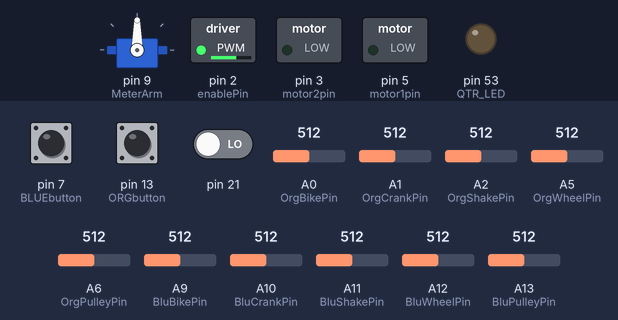
Recording of a sketch running on a simulated Arduino Mega 2560, built with avr-gcc and run on an emulated ATmega2560. Shown: servo, switched loads named in the sketch (green lamp = pin HIGH), output pins drawn as LEDs (lit = HIGH). Dashed ring = blinking. The test bench sets the inputs (shaded band); at power-on: pin 7 (BLUEbutton) HIGH, pin 13 (ORGbutton) HIGH, pin 21 LOW, A0 (OrgBikePin) = 512, A1 (OrgCrankPin) = 512, A2 (OrgShakePin) = 512, A5 (OrgWheelPin) = 512, A6 (OrgPulleyPin) = 512, A9 (BluBikePin) = 512, A10 (BluCrankPin) = 512, A11 (BluShakePin) = 512, A12 (BluWheelPin) = 512, A13 (BluPulleyPin) = 512. What the sketch prints to the serial monitor is not drawn.

Above: at 13.7 s.
13.8 s: pin 7 (BLUEbutton) pulled LOW for 0.15 s
At 14.6 s:
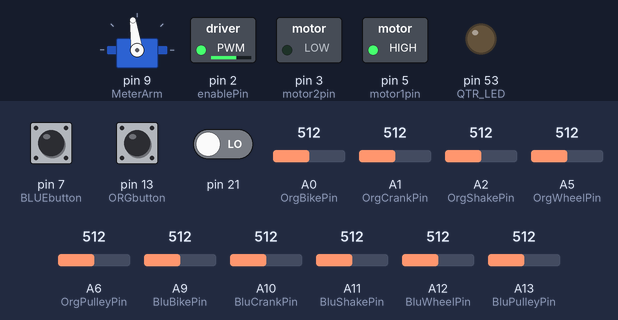
15.4 s: pin 13 (ORGbutton) pulled LOW for 0.15 s
At 15.8 s:
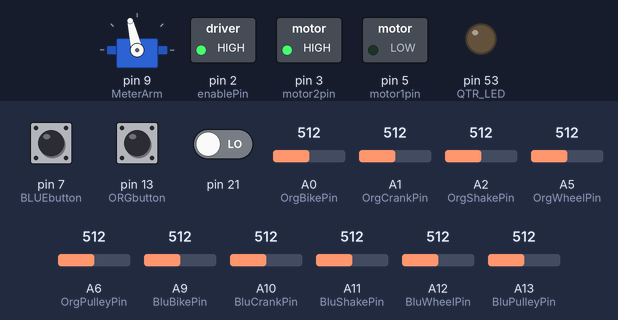
17.0 s: pin 7 (BLUEbutton) pulled LOW for 1 s
At 18.4 s:
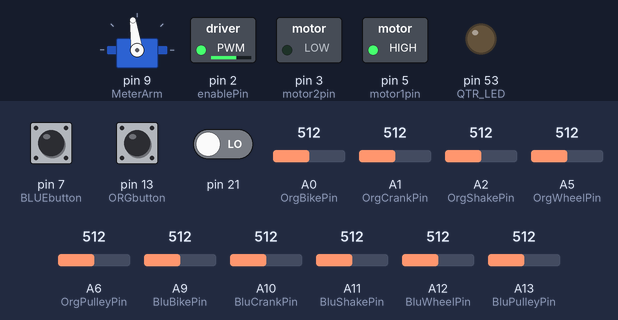
19.5 s: pin 13 (ORGbutton) pulled LOW for 1 s
At 20.1 s:
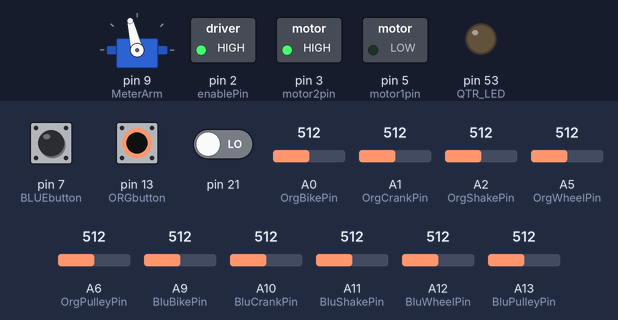
22.0 s: pin 7 (BLUEbutton) driven LOW and pin 13 (ORGbutton) driven LOW
At 22.8 s:
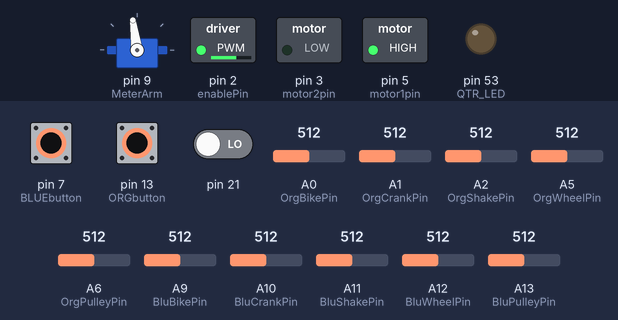
25.0 s: pin 13 (ORGbutton) pulsed HIGH 2 times (0.12 s each, 0.3 s apart)
Timing chart, 0 to 29.6 s (numbered marks = the images above; inputs shaded):
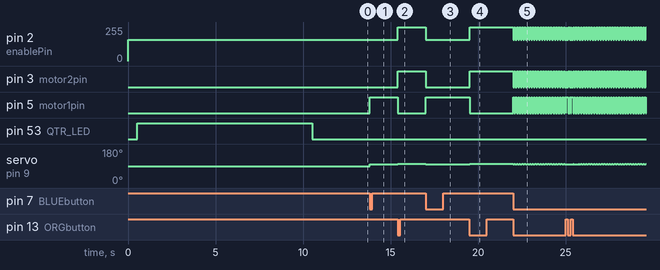

The sketch:

OhmWrestling10_8_2_S.ino
```cpp
//SET SERVO STUFF//
#include <Servo.h>
Servo MeterArm;

/*
   QTR Sensors library
   Download from https://github.com/pololu/qtr-sensors-arduino
   Maybe we can do without the library, just as a single analog input
   but with this we get simple calibration, and other nice features
*/
#include <QTRSensors.h>

//SET ANALOG PINS////

///ORANGE DEVICES
const float OrgBikePin = A0;
const float OrgCrankPin = A1;
const float OrgShakePin = A2;
const float OrgWheelPin = A5;
const float OrgPulleyPin = A6;
//orange device floats

///BLUE DEVICES////
const float BluBikePin = A9;
const float BluCrankPin = A10;
const float BluShakePin = A11;
const float BluWheelPin = A12;
const float BluPulleyPin = A13;

////Blue and Orange Device float to hold math function//
float GrandTotalDevices;
float BlueTotal;
float OrangeTotal;
float CheckDeviceTime = 2000;

////Timer for compiling math on devices
int DeviceMathTimer= 2000;

///ARMS MECH-MOTOR CONTROL PINS///
///HBRIDGE PINS
const int motor1pin = 5;  //HBridge leg 1 (pin 4, 1A);
const int motor2pin = 3;  // HBridge leg 2 (pin 3, 2A);
const int enablePin = 2;  // HBridge enable pin
int HoldingPWM = 160;  //the int which stores what PWM holds the motor arms still
int movePWM = 255; //the int which is the PWM for movement
///DELAY INT FOR TIME OF MOTOR MOVEMENT
///THIS IS THE INT THAT COMES FROM THE CALIBRATION SKETCH
int DegreeAngleTime;


//SET THE CALIBRATION BUTTONS///
const int BLUEbutton= 7;
const int ORGbutton= 13;

// Set the IR variables defined here
#define NUM_SENSORS             1  // number of sensors used
#define NUM_SAMPLES_PER_SENSOR  4  // average 4 analog samples per sensor reading
#define EMITTER_PIN             QTR_NO_EMITTER_PIN  // emitter is controlled by digital pin 2

// Initizlize QTR Sensor and set the analog pin that the sensor will be connected to
QTRSensorsAnalog qtra((unsigned char[]) {15},NUM_SENSORS, NUM_SAMPLES_PER_SENSOR, EMITTER_PIN);

unsigned int sensorValues[NUM_SENSORS];
const int QTR_LED = 53; // Connect an LED to have calibration feedback

unsigned int IR[NUM_SENSORS];

int IRthreshold = 300;  // Threshold for IR
boolean black = false;  // Set the true function for the boolean IR
int center= 0;          // Holds the boolean int

// BUTTON DEBOUNCING INTS
long time = 0;         // the last time the output pin was toggled
long debounce = 200;    // the debounce time, increase if the output flickers
int BLUEbuttonState =LOW;//the current state of button
int BLUEreading;
int BLUEprevious = HIGH; //the previous reading of button
int ORGbuttonState =LOW;//the current state of button
int ORGreading;
int ORGprevious = HIGH; //the previous reading of button

////SET THE TIMER FOR CALIBRATION MODE//
//int pressStart;
//int counter=0;
//unsigned long currentMillis;
//long waitTime = 1000;

void setup () {

  ///set the servo meter arm
  MeterArm.attach (9);
  ///Set the calibration button pins
  pinMode(BLUEbutton, INPUT);      // set the switch pin to be an input
  pinMode(ORGbutton, INPUT);      // set the switch pin to be an input

  ///SET THE MOTOR PINS///

  pinMode (motor1pin, OUTPUT);
  pinMode (motor2pin, OUTPUT);
  pinMode (enablePin, OUTPUT);
  ///sets the motor to begin at a holding position/stopped
  analogWrite(enablePin, HoldingPWM);

  ///SET THE CALIBRATION BUTTON PINS///
  pinMode (BLUEbutton, INPUT);
  //call the internal resistor from Ard.
  digitalWrite(BLUEbutton, HIGH);
  pinMode (ORGbutton, INPUT);
  //call the internal resistor from Ard.
  digitalWrite(ORGbutton, HIGH);

  Serial.begin(9600);

  initQTRASensor();

  /*
  HW Interrupts on MEGA, are # over Pin, as follows
  0/2    1/3    2/21	3/20	4/19	5/18

  */
  attachInterrupt(2, IRBoolean, CHANGE);
}

void loop(){
  //check that the movement of motor function has or has not passed center threshold
  //IRBoolean();
  //read the devices and do math
  checkdevices();

  ///check the winning calibration buttons
  CalibrationBLUE();
  CalibrationORG();

  //get output from devices here
  GrandTotalDevices= BlueTotal - OrangeTotal;
  ///calculate the ratio of DegreeAngleTime to GrandTotalDevices Here.
  Serial.println(BLUEbuttonState);
  //Serial.println(GrandTotalDevices);

  //if the output of the devices is negative
  if (GrandTotalDevices  < 1 && GrandTotalDevices != 0){
    for ( int x = 0; x < DegreeAngleTime; x ++){
      //record the ir sensor for the amount of time the motor moves
      ///if there is is change black should have registered TRUE
      if (black == true){
        center=1;
      }

      MoveMotorDirOrange();
      ///meter arm angles
      ///this is commented out for testing later
      //this number will be bwtn 90 and 179
      // MeterArm.write (GrandTotalDevices);

      ///turn motor off
      //if no IR Change
      HoldMotorPosOrange();
      //if IR state change - i.e. Black == true
      if (center==1){ // 90center or center?
        HoldMotorPosBlue();
        center=0;
      }

    }
    if(GrandTotalDevices  > 1 && GrandTotalDevices != 0) {
      MoveMotorDirBlue();


      ///meter arm angles
      ///this is commented out for testing later
      ///this number will be between 0 and 90
      // MeterArm.write (GrandTotalDevices);
      delay (DegreeAngleTime);
      ///turn motor offf
      analogWrite(enablePin, HoldingPWM);

    }

  }
}
```

QTRA.ino
```cpp
void initQTRASensor(){
  delay(500);
  pinMode(QTR_LED, OUTPUT);

  Serial.println("Calibration will start and take around 10 seconds");
  Serial.println("Expose sensor to both Black and White surfaces.");
  digitalWrite(QTR_LED, HIGH);    // turn on Arduino's LED to indicate we are in calibration mode

  // make the calibration take about 10 seconds
  // during this time, EXPOSE SENSOR TO BOTH WHITE AND BLACK
  for (int i = 0; i < 400; i++)  {
    // reads all sensors 10 times at 2.5 ms per six sensors (i.e. ~25 ms per call)
    qtra.calibrate();
  }
  digitalWrite(QTR_LED, LOW);     // turn off Arduino's LED to indicate we are through with calibration
  Serial.println("Calibration finished.");
  Serial.println("/////////////////////////////////////////");
  Serial.println("Minimum values.");
  // print the calibration minimum values measured when emitters were on
  for (int i = 0; i < NUM_SENSORS; i++)
  {

    Serial.print(qtra.calibratedMinimumOn[i]);
    Serial.print('\t');
  }
  Serial.println();
  delay(500);

  Serial.println("/////////////////////////////////////////");
  Serial.println("Maximum values.");
  // print the calibration maximum values measured when emitters were on
  for (int i = 0; i < NUM_SENSORS; i++)
  {

    Serial.print(qtra.calibratedMaximumOn[i]);
    Serial.print('\t');
  }
  Serial.println();
  Serial.println();
  delay(1500);

}
```

calibration_buttons.ino
```cpp
void CalibrationBLUE(){


  BLUEreading = digitalRead(BLUEbutton);

  if (BLUEreading == LOW && BLUEprevious == HIGH && millis() - time > debounce) {
    if (BLUEbuttonState == LOW)
      BLUEbuttonState = HIGH;
  }
  else{
    BLUEbuttonState = LOW;
    time = millis();
    Serial.println(BLUEreading);

  }
  if (BLUEreading==0){
    //    delay (1000);
    Serial.println ("BLUE MOTORZ");
    ///initalizes the count from when the button was pressed
    analogWrite(enablePin, movePWM);

    digitalWrite(motor1pin, HIGH);
    digitalWrite(motor2pin, LOW);
    ///return meter to center
    ///****select pwm for this--i.e. the speed that the arm increases to center
    analogWrite(enablePin, HoldingPWM);

    //    if (IR == xxx){
    //      ///stop motor
    //   analogWrite(enablePin, 160);
    //    }

    ///set servo to center
    //center IS 98 if blue wins
    MeterArm.write (98);
  }


}

void CalibrationORG(){
  ORGreading = digitalRead(ORGbutton);

  if (ORGreading == LOW && ORGprevious == HIGH && millis() - time > debounce) {
    if (ORGbuttonState == LOW)
      ORGbuttonState = HIGH;
  }
  else{
    ORGbuttonState = LOW;
    time = millis();
    Serial.println(ORGreading);

  }
  if (ORGreading==0){
    //    delay (1000);
    Serial.println ("ORG MOTORZ");
    ///initalizes the count from when the button was pressed
    analogWrite(enablePin, HoldingPWM);
    digitalWrite(motor1pin, LOW);
    digitalWrite(motor2pin, HIGH);

    //    if (IR == xxx){
    //      ///stop motor
    analogWrite(enablePin, movePWM);
    //    }

    ///return meter to center degrees ///
    ///caveat- center IS 103 if the win is ORANGE
    MeterArm.write (103);
  }
}
```

check_devices.ino
```cpp
void checkdevices(){
  //SET ANALOGE PIN READ - VALUES DEVICES///
  //READ DEVICE INPUTS///
  ///times the device inputs by the span of the voltage divider
  ///NOTE THE VALUE OF THE VOLTAGE DIVIDER RANGE


  ///DECLARE ALL ORGANGE DEVICES
  float OrgBike = analogRead (OrgBikePin) * 100;
  ///the voltage divider for org. bike is 470Ohm to 4.7Ohm 100
  float OrgCrank = analogRead (OrgCrankPin) * 1;
  ///undefined voltage divider value
  float OrgShake = analogRead (OrgShakePin) * 1;
  ///undefined voltage divider value
  float OrgWheel = analogRead (OrgWheelPin) * 1;
  ///undefined voltage divider value
  float OrgPulley = analogRead (OrgPulleyPin) * 1;
  ///undefined voltage divider value
  ///ADD ALL ANALOG READ FUNCTION
  float OrangeTotal = OrgBike+ OrgCrank + OrgShake + OrgWheel + OrgPulley;


  ////DECLARE ALL BLUE DEVICES////

  float BluBike = analogRead (BluBikePin) *1;
  ///undefined voltage divider value
  float BluCrank = analogRead (BluCrankPin) *1;
  ///undefined voltage divider value
  float BluShake = analogRead (BluShakePin) *1;
  ///undefined voltage divider value
  float BluWheel = analogRead (BluWheelPin) *1;
  ///undefined voltage divider value
  float BluPulley = analogRead (BluPulleyPin) *1;
  ///undefined voltage divider value
  float  BlueTotal = BluBike+ BluCrank + BluShake + BluWheel + BluPulley;
}
```

motorFunctions.ino
```cpp
/*

 motor functions here

 This funbciotn goes inside for loop

 blueWinning(){
 if (has IR been switched){
 motor position reverse
 }
 else {
 }
 }


 orangeWinning(){
 if (has IR been switched){
 motor position reverse
 }
 else {
 }
 }


 */

void MoveMotorDirBlue(){
  //move the arms in favour of blue
  analogWrite(enablePin, movePWM);
  digitalWrite(motor1pin, HIGH);
  digitalWrite(motor2pin, LOW);
}
void HoldMotorPosBlue(){
  ///hold the arms in place when on the blue side
  //i.e torwards orange
  analogWrite(enablePin, HoldingPWM);
  digitalWrite(motor1pin, LOW);
  digitalWrite(motor2pin,  HIGH);
}

void MoveMotorDirOrange(){
  analogWrite(enablePin, movePWM);
  digitalWrite(motor1pin, LOW);
  digitalWrite(motor2pin, HIGH);
}

void HoldMotorPosOrange(){
  ///hold the arms in place when on the orange side
  //i.e torwards blu
  analogWrite(enablePin, HoldingPWM);
  digitalWrite(motor1pin, HIGH);
  digitalWrite(motor2pin, LOW);
}

void IRBoolean(){
  // read raw valu from IR sensor
  qtra.read(sensorValues);

  if (sensorValues[0] > IRthreshold){
    black = true;
  }
  else {
    black = false;
  }
}
```

Measured:
- after the input at 13.8 s, pin 5 (motor1pin): LOW → HIGH at once; servo on pin 9 (MeterArm): 90° → 98° at once
- after the input at 15.4 s, pin 2 (enablePin): 160/255 → 255/255 at once; pin 3 (motor2pin): LOW → HIGH at once; pin 5 (motor1pin): HIGH → LOW at once; servo on pin 9 (MeterArm): 98° → 103° at once
- after the input at 17.0 s, pin 2 (enablePin): 255/255 → 160/255 at once; pin 3 (motor2pin): HIGH → LOW at once; pin 5 (motor1pin): LOW → HIGH at once; servo on pin 9 (MeterArm): 103° → 98° at once
- after the input at 19.5 s, pin 2 (enablePin): 160/255 → 255/255 at once; pin 3 (motor2pin): LOW → HIGH at once; pin 5 (motor1pin): HIGH → LOW at once; servo on pin 9 (MeterArm): 98° → 103° at once
- after the input at 22.0 s, pin 2 (enablePin): alternates 255/255 for 0.02 s and 160/255 for 0.02 s, starting at once; pin 3 (motor2pin), pin 5 (motor1pin): alternates HIGH for 0.02 s and LOW for 0.02 s, starting at once; servo on pin 9 (MeterArm): alternates 103° for 0.02 s and 98° for 0.02 s, starting at once
